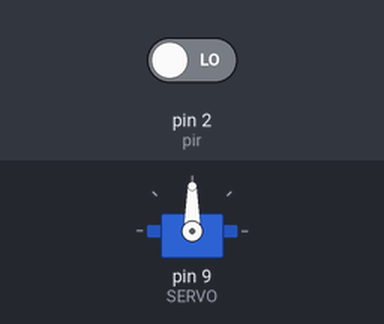
Simulated run of this sketch. Board: Arduino Uno, built with avr-gcc and run on an emulated ATmega328P. On the bench: servo. Inputs (shaded band) come from the test bench; at power-on: pin 2 (pir) LOW.

Above: at 1.2 s.
1.3 s: pin 2 (pir) driven HIGH
At 2.0 s:
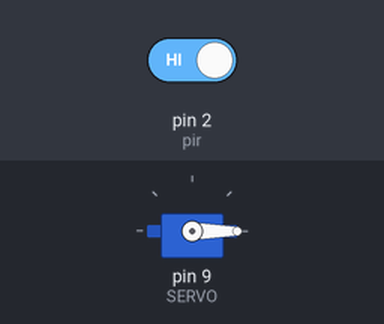
4.3 s: pin 2 (pir) driven LOW
At 5.6 s:
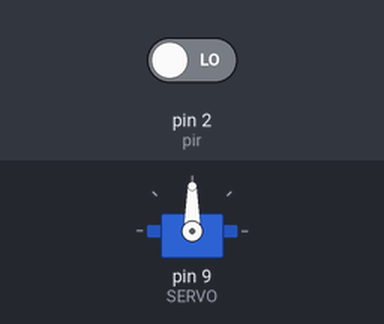
Timing chart, 0 to 7.3 s (numbered marks = the images above; inputs shaded):
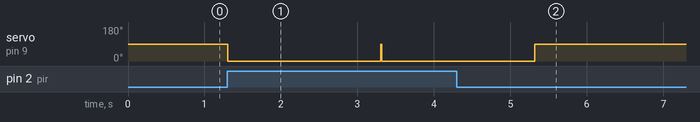

Measured:
- after the input at 1.3 s, servo on pin 9 (SERVO): 90° → 0° at once
- after the input at 4.3 s, servo on pin 9 (SERVO): goes on until 5.3 s, then stays 90°

The sketch:

day8homeworkservos.ino
```cpp
//Servo Potentiometer Control
#include <Servo.h>
const int SERVO=9; //Servo on Pin 9
const int pir=2; //pir on pin 2
Servo myServo;
int val = 0; //for storing the reading from the POT

void setup()
  {
   myServo.attach(SERVO);
   myServo.write(90);
  }

void loop()
  {
   val = digitalRead(pir); //Read pir
   if(val==HIGH)
   {
    myServo.write(0);
    delay(2000);
    myServo.write(90);
   }

   delay(15); //waits for the servo
  }
```
